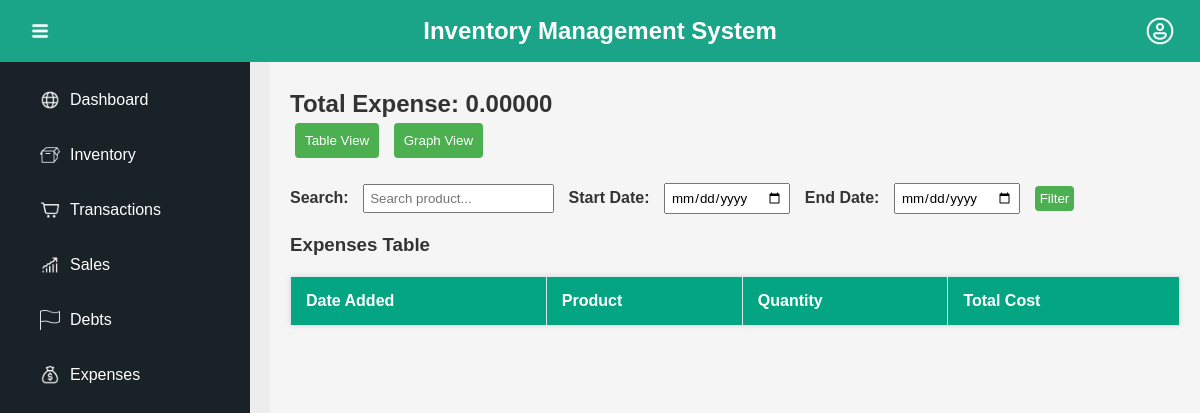
The app's page /expenses/, older data.
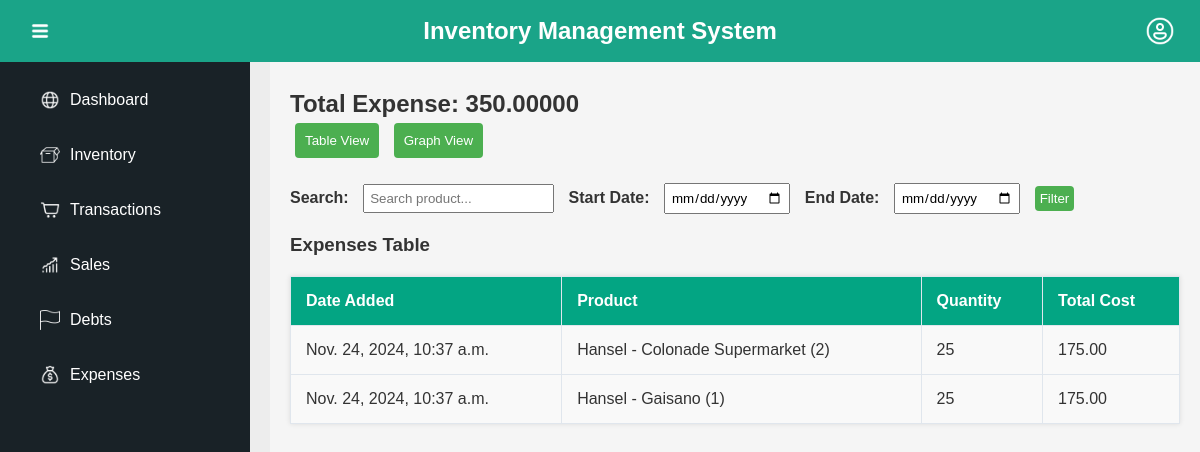
The same page, newer data.
### ExpensesTracker_APP/models.py (models this page shows, shortened)
class ExpenseLog(models.Model):
    product_version = models.ForeignKey(ProductVersion, on_delete=models.CASCADE, related_name='expense_logs')
    date_added = models.DateTimeField(auto_now_add=True)
    quantity = models.PositiveIntegerField()
    buying_price = models.DecimalField(max_digits=10, decimal_places=2)
    total_cost = models.DecimalField(max_digits=15, decimal_places=2)

### ProductManagement_APP/models.py (models this page shows, shortened)
class ProductVersion(models.Model):
    product = models.ForeignKey(Product, on_delete=models.CASCADE, related_name='versions')
    supplier = models.ForeignKey(Supplier, on_delete=models.CASCADE)
    buying_price = models.DecimalField(max_digits=10, decimal_places=2)
    selling_price = models.DecimalField(max_digits=10, decimal_places=2)
    product_quantity = models.IntegerField()  # This tracks stock quantity for each product version
    batch_id = models.CharField(max_length=50)  # Unique batch ID for FIFO tracking
    date_added = models.DateTimeField(auto_now_add=True)  # Timestamp for FIFO logic
    def __str__(self):
        return f"{self.product.product_name} - {self.supplier.supplier_name} ({self.batch_id})"
    class Meta:
        ordering = ['date_added']  # FIFO: First in first out logic based on the `date_added`

class Product(models.Model):
    product_id = models.AutoField(primary_key=True)
    product_name = models.CharField(max_length=255, unique=True)
    product_classification = models.CharField(max_length=100)
    reorder_level = models.IntegerField()
    category = models.ForeignKey(Category, on_delete=models.CASCADE)

class Supplier(models.Model):
    supplier_name = models.CharField(max_length=255, unique=True)
    contact_details = models.TextField(blank=True, null=True)

### ExpensesTracker_APP/views.py (the view)
# urls.py: path('', expenses_tracker, name='expenses_tracker'),  # App-level route
def expenses_tracker(request):
    search_query = request.GET.get('q', '')  # Search keyword
    start_date = request.GET.get('start_date', '')  # Start date
    end_date = request.GET.get('end_date', '')  # End date
    expense_logs = ExpenseLog.objects.all()
    if search_query:
        expense_logs = expense_logs.filter(
            Q(product_version__product__product_name__icontains=search_query)
        )
    if start_date and end_date:
        expense_logs = expense_logs.filter(date_added__range=[start_date, end_date])
    elif start_date:
        expense_logs = expense_logs.filter(date_added__gte=start_date)
    elif end_date:
        expense_logs = expense_logs.filter(date_added__lte=end_date)
    expense_logs = expense_logs.order_by('-date_added')
    daily_expenses = expense_logs.annotate(date_only=TruncDate('date_added')) \
        .values('date_only') \
        .annotate(total_cost=Sum('total_cost')) \
        .order_by('date_only')
    labels = [entry['date_only'].strftime('%Y-%m-%d') for entry in daily_expenses]  # Format dates for chart
    expenses = [float(entry['total_cost']) for entry in daily_expenses]  # Convert Decimal to float
    total_expense = expense_logs.aggregate(total_cost=Sum('total_cost'))['total_cost'] or 0
    return render(request, 'ExpensesTracker_APP/expenses_tracker.html', {
        'expense_logs': expense_logs,
        'total_expense': total_expense,
        'search_query': search_query,
        'start_date': start_date,
        'end_date': end_date,
        'labels': labels,
        'expenses': expenses,
    })

### ExpensesTracker_APP/templates/ExpensesTracker_APP/expenses_tracker.html (shortened to what this page needs)
{% extends 'MGSariSari_Inventory/base.html' %}
{% load humanize %}
{% block content %}
<h2>Total Expense: <span id="total-expense">{{ total_expense|floatformat:5|intcomma }}</span></h2>
<div class="view-toggle">
    <button id="toggle-table-view" onclick="toggleView('table')">Table View</button>
    <button id="toggle-graph-view" onclick="toggleView('graph')">Graph View</button>
</div>
<form method="get" action="{% url 'ExpensesTracker_APP:expenses_tracker' %}" class="filter-form">
    <label for="q">Search:</label>
    <input type="text" id="q" name="q" value="{{ search_query }}" placeholder="Search product...">
    <label for="start_date">Start Date:</label>
    <input type="date" id="start_date" name="start_date" value="{{ start_date }}">
    <label for="end_date">End Date:</label>
    <input type="date" id="end_date" name="end_date" value="{{ end_date }}">
    <button type="submit">Filter</button>
</form>
<h3 id="current-view-label">Expenses Table</h3>
<div id="table-view" class="view" style="display: block;">
    <table class="expenses-table">
        <thead>
            <tr>
                <th>Date Added</th>
                <th>Product</th>
                <th>Quantity</th>
                <th>Total Cost</th>
            </tr>
        </thead>
        <tbody>
            {% for log in expense_logs %}
            <tr>
                <td>{{ log.date_added }}</td>
                <td>{{ log.product_version }}</td>
                <td>{{ log.quantity }}</td>
                <td>{{ log.total_cost|floatformat:2|intcomma }}</td>
            </tr>
            {% endfor %}
        </tbody>
    </table>
</div>
{% endblock %}

### MGSariSari_Inventory/templates/MGSariSari_Inventory/base.html (shortened to what this page needs)
{% load static %}
<!DOCTYPE html>
<html lang="en">
<head>
    <link rel="stylesheet" href="{% static 'css/dashboard.css' %}">
    <link rel="stylesheet" href="{% static 'css/sales.css' %}">
    <link rel="stylesheet" href="{% static 'inventory/dashboard.css' %}">
    <link rel="stylesheet" href="{% static 'inventory/inventory.css' %}">
    <link rel="stylesheet" href="{% static 'ExpensesTracker_APP/expensetracker.css' %}">
</head>
<body>
    <div class="header">
        <div class="nav-left">
            <img src="{% static 'icons/menu.png' %}" alt="Menu Icon" class="menu-icon">
        </div>
        <div class="nav-center">
            Inventory Management System
        </div>
        <div class="nav-right">
            <img src="{% static 'icons/profile.png' %}" alt="Profile Icon" class="profile-icon">
        </div>
    </div>
    <div class="dashboard-container">
        <div class="sidebar">
            <ul class="sidebar-menu">
                <li class="menu-item">
                    <a href="{% url 'dashboard' %}">
                        <img src="{% static 'icons/dashboard.png' %}" alt="Dashboard Icon"
                            style="width: 20px; height: 20px;">
                        Dashboard
                    </a>
                </li>
                <li class="menu-item">
                    <a href="{% url 'ProductManagement_APP:inventory_list' %}">
                        <img src="{% static 'icons/inventory.png' %}" alt="Inventory Icon"
                            style="width: 20px; height: 20px;">
                        Inventory
                    </a>
                </li>
                <li class="menu-item">
                    <a href="{% url 'POS_APP:pos' %}">
                        <img src="{% static 'icons/transactions.png' %}" alt="Transactions Icon"
                            style="width: 20px; height: 20px;">
                        Transactions
                    </a>
                </li>
                <li class="menu-item">
                    <a href="{% url 'sales' %}">
                        <img src="{% static 'icons/sales.png' %}" alt="Sales Icon" style="width: 20px; height: 20px;">
                        Sales
                    </a>
                </li>
                <li class="menu-item">
                    <a href="{% url 'debts' %}">
                        <img src="{% static 'icons/debts.png' %}" alt="Debts Icon" style="width: 20px; height: 20px;">
                        Debts
                    </a>
                </li>
                <li class="menu-item">
                    <a href="{% url 'ExpensesTracker_APP:expenses_tracker' %}">
                        <img src="{% static 'icons/expenses.png' %}" alt="Expenses Icon"
                            style="width: 20px; height: 20px;">
                        Expenses
                    </a>
                </li>
            </ul>
        </div>
        <div class="main-content content container">
            {% block content %}{% endblock %}
        </div>
    </div>
</body>
</html>

### MGSariSari_Inventory/static/css/dashboard.css (style rules this page uses)
* { margin: 0; padding: 0; box-sizing: border-box; font-family: Arial, sans-serif; }
body, html { height: 100%; width: 100%; overflow: hidden; }
.nav-left, .nav-right { flex: 0 0 50px; display: flex; justify-content: center; align-items: center; position: relative; }
.nav-center { flex: 1; text-align: center; }
.menu-icon, .profile-icon { width: 30px; height: 30px; cursor: pointer; }
.dashboard-container { display: flex; height: calc(100vh - 60px); width: 100vw; margin-top: 60px; background-color: #EDEDED; }
.sidebar { width: 250px; background-color: #192227; color: white; display: flex; flex-direction: column; justify-content: space-between; padding: 20px; }
.sidebar-menu { list-style: none; }
.menu-item { margin: 15px 0; padding: 10px; cursor: pointer; transition: background-color 0.3s; display: flex; align-items: center; }
.menu-item img { margin-right: 10px; width: 20px; height: 20px; }
.main-content { flex: 1; padding: 30px; background-color: #F5F5F5; overflow-y: auto; }
img { display: inline-block; vertical-align: middle; }
.nav-right img, .nav-left img { width: 30px; height: 30px; }
.sidebar img { width: 24px; height: 24px; }
.sidebar .menu-item { display: flex; align-items: center; }
.sidebar .menu-item img { margin-right: 10px; }

### ProductManagement_APP/static/inventory/dashboard.css (style rules this page uses)
* { margin: 0; padding: 0; box-sizing: border-box; font-family: Arial, sans-serif; }
body, html { height: 100%; width: 100%; overflow: hidden; }
.nav-left, .nav-right { flex: 0 0 50px; display: flex; justify-content: center; align-items: center; position: relative; }
.nav-center { flex: 1; text-align: center; }
.menu-icon, .profile-icon { width: 30px; height: 30px; cursor: pointer; }
.dashboard-container { display: flex; height: calc(100vh - 60px); width: 100vw; margin-top: 60px; background-color: #EDEDED; }
.sidebar { width: 250px; background-color: #192227; color: white; display: flex; flex-direction: column; justify-content: space-between; padding: 20px; }
.sidebar-menu { list-style: none; }
.menu-item { margin: 15px 0; padding: 10px; cursor: pointer; transition: background-color 0.3s; display: flex; align-items: center; }
.menu-item img { margin-right: 10px; width: 20px; height: 20px; }
.main-content { flex: 1; padding: 30px; background-color: #f5f5f5; overflow-y: auto; }
img { display: inline-block; vertical-align: middle; }
.nav-right img, .nav-left img { width: 30px; height: 30px; }
.sidebar img { width: 24px; height: 24px; }
.sidebar .menu-item { display: flex; align-items: center; }
.sidebar .menu-item img { margin-right: 10px; }

### ProductManagement_APP/static/inventory/inventory.css (style rules this page uses)
* { margin: 0; padding: 0; box-sizing: border-box; }
body { display: flex; font-family: 'Arial', sans-serif; color: #333; background-color: #f5f5f5; margin: 0; }
.content { flex: 1; padding: 40px; }
label { font-weight: bold; color: #333; margin-right: 10px; }

### ExpensesTracker_APP/static/ExpensesTracker_APP/expensetracker.css (style rules this page uses)
#toggle-table-view, #toggle-graph-view { padding: 10px; margin: 5px; cursor: pointer; background-color: #4CAF50; color: white; border: none; border-radius: 4px; }
.filter-form { margin-bottom: 20px; }
.filter-form label { margin-right: 10px; }
.filter-form input, .filter-form button { padding: 5px; margin-right: 10px; }
.filter-form button { background-color: #4CAF50; color: white; border: none; border-radius: 4px; }
.expenses-table { width: 100%; border-collapse: collapse; margin-top: 20px; background-color: #f9f9f9; box-shadow: 0px 0px 5px rgba(0, 0, 0, 0.1); }
.expenses-table th, .expenses-table td { padding: 15px; border: 1px solid #e0e6ed; text-align: left; }
.expenses-table th { background-color: #03a583; font-weight: bold; color: #FFF; }
.view { display: none; }
.view-toggle { margin-bottom: 20px; }

Row changes from the older to the newer data that the page shows:
added ExpenseLog: date_added "Nov. 24, 2024, 10:37 a.m.", product_version "Hansel - Colonade Supermarket (2)", quantity "25", total_cost "175.00"
added ExpenseLog: date_added "Nov. 24, 2024, 10:37 a.m.", product_version "Hansel - Gaisano (1)", quantity "25", total_cost "175.00"
Text that changed along with them:
{{ total_expense|floatformat:5|intcomma }}: "0.00000" → "350.00000"
